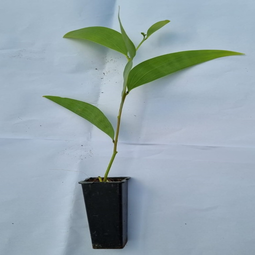
#> input picture Sample_pic/P6.png, 255 x 255 px, found by its file name
$ python dia_findshape.py
#> lines starting #> are read from the running program, lines starting #| are printed output that depends on the picture; after the words box and inside, x2 and y2 are one past the last pixel; in counts of white or black regions, pixels touching at a corner belong together
#Detect soil shape

import cv2
import numpy as np
from matplotlib import pyplot as plt

# reading image
img = cv2.imread('C://Users//derkm//Develop3//psqa//psqa2//Sample_pic//P6.png')
#> img is the input picture: shape (255, 255, 3); mean B, G, R 175.1, 166.6, 150

# converting image into grayscale image

# '''Start any shape finding'''
# gray = cv2.cvtColor(img, cv2.COLOR_BGR2GRAY)
# cv2.imshow('shapes', img)

# # setting threshold of gray image
# _, threshold = cv2.threshold(gray, 127, 255, cv2.THRESH_BINARY)

# # using a findContours() function
# contours, _ = cv2.findContours(
# 	threshold, cv2.RETR_TREE, cv2.CHAIN_APPROX_SIMPLE)

# i = 0

# # list for storing names of shapes
# for contour in contours:

# 	# here we are ignoring first counter because
# 	# findcontour function detects whole image as shape
# 	if i == 0:
# 		i = 1
# 		continue

# 	# cv2.approxPloyDP() function to approximate the shape
# 	approx = cv2.approxPolyDP(
# 		contour, 0.01 * cv2.arcLength(contour, True), True)

# 	# using drawContours() function
# 	cv2.drawContours(img, [contour], 0, (0, 0, 255), 5)

# 	# finding center point of shape
# 	M = cv2.moments(contour)
# 	if M['m00'] != 0.0:
# 		x = int(M['m10']/M['m00'])
# 		y = int(M['m01']/M['m00'])

# 	# putting shape name at center of each shape
# 	if len(approx) == 3:
# 		cv2.putText(img, 'Triangle', (x, y),
# 					cv2.FONT_HERSHEY_SIMPLEX, 0.6, (255, 255, 255), 2)

# 	elif len(approx) == 4:
# 		cv2.putText(img, 'Quadrilateral', (x, y),
# 					cv2.FONT_HERSHEY_SIMPLEX, 0.6, (255, 255, 255), 2)

# 	elif len(approx) == 5:
# 		cv2.putText(img, 'Pentagon', (x, y),
# 					cv2.FONT_HERSHEY_SIMPLEX, 0.6, (255, 255, 255), 2)

# 	elif len(approx) == 6:
# 		cv2.putText(img, 'Hexagon', (x, y),
# 					cv2.FONT_HERSHEY_SIMPLEX, 0.6, (255, 255, 255), 2)

# 	else:
# 		cv2.putText(img, 'circle', (x, y),
# 					cv2.FONT_HERSHEY_SIMPLEX, 0.6, (255, 255, 255), 2)

# # displaying the image after drawing contours
# cv2.imshow('shapes', img)

# cv2.waitKey(0)
# cv2.destroyAllWindows()
# '''End any shape finding'''


# Convert to Grayscale

def shape_detector(img):

	'''Detect shapes/polygons in image as some leaves are labelled as ellipses
	and can be isolated from image to count number of leaves

	Note:
		The python virtual evironment to be used is myenv.

    Examples:
        >>>green_detector(img)
        output: 4 windows will be opened and labelled accordingly

    Args:
        img: image=cv2.imread("//psqa//psqa2//Sample_pic//P6.png")


    Returns:
        image (img): images will only be opened when running python script and images will not be saved, command prompt will show number of shapes found

	'''

	gray = cv2.cvtColor(img, cv2.COLOR_BGR2GRAY)
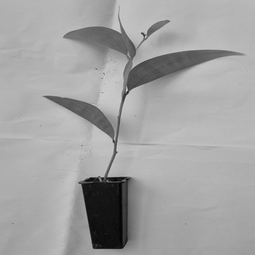
#> gray: shape (255, 255); min 1, max 209, mean 162.6
	invert = cv2.bitwise_not(gray)
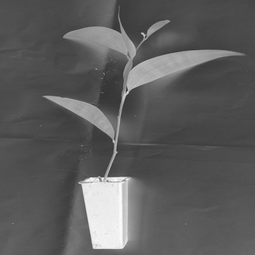
#> invert: shape (255, 255); min 46, max 254, mean 92.4
	cv2.imshow('Converted gray from RGB', gray)
	#cv2.imshow('Inverted gray', invert)

	_, th2 = cv2.threshold(invert, 0, 255, cv2.THRESH_BINARY + cv2.THRESH_OTSU)
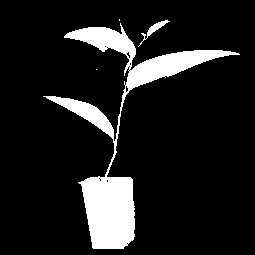
#> th2: shape (255, 255); 11.7% white; 4 white regions (2 under 20 px)
	cv2.imshow('After thresholding', th2)

	# Finding Contours
	# Use a copy of your image e.g. edged.copy(), since findContours alters the image
	contours, hierarchy = cv2.findContours(th2, cv2.RETR_LIST, cv2.CHAIN_APPROX_NONE)
#> contours = 15 contours, 13 with area under 20; largest, box (x1, y1, x2, y2) and area: (43, 23, 240, 249) 6978, (138, 20, 170, 47) 111

	# Draw all contours, note this overwrites the input image (inplace operation)
	# Use '-1' as the 3rd parameter to draw all
	cv2.drawContours(img, contours, -1, (0,255,0), thickness = 2)
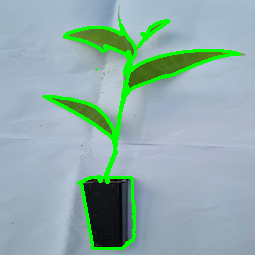
#> img: shape (255, 255, 3); 5.71% of pixels changed, all inside (x1, y1, x2, y2) = (42, 18, 241, 250)
	cv2.imshow('Contours overlaid on original image', img)

	print("Number of Contours found = " + str(len(contours)))
#| Number of Contours found = 15

	i = 0

	# list for storing names of shapes
	for contour in contours:

		# here we are ignoring first counter because
		# findcontour function detects whole image as shape
		if i == 0:
			i = 1
			continue

		# cv2.approxPloyDP() function to approximate the shape
		approx = cv2.approxPolyDP(
			contour, 0.01 * cv2.arcLength(contour, True), True)

		# using drawContours() function
		cv2.drawContours(img, [contour], 0, (0, 0, 255), 5)

		# finding center point of shape
		M = cv2.moments(contour)
		if M['m00'] != 0.0:
			x = int(M['m10']/M['m00'])
			y = int(M['m01']/M['m00'])

		# putting shape name at center of each shape
		if len(approx) == 3:
			cv2.putText(img, 'Triangle', (x, y),
						cv2.FONT_HERSHEY_SIMPLEX, 0.6, (0, 0, 0), 2)

		elif len(approx) == 4:
			cv2.putText(img, 'Quadrilateral', (x, y),
						cv2.FONT_HERSHEY_SIMPLEX, 0.6, (0, 0, 0), 2)

		elif len(approx) == 5:
			cv2.putText(img, 'Pentagon', (x, y),
						cv2.FONT_HERSHEY_SIMPLEX, 0.6, (0, 0, 0), 2)

		elif len(approx) == 6:
			cv2.putText(img, 'Hexagon', (x, y),
						cv2.FONT_HERSHEY_SIMPLEX, 0.6, (0, 0, 0), 2)

		else:
			cv2.putText(img, 'circle', (x, y),
						cv2.FONT_HERSHEY_SIMPLEX, 0.6, (0, 0, 0), 2)
#> this loop made 15 passes
#> (approx, x, y) on passes 4, 6, 8, 11, 12: ([[98, 178], [99, 177], [100, 178], [99, 179]], 99, 178), ([[128, 70], [129, 69], [130, 70], [129, 71]], 129, 70), ([[128, 66], [129, 65], [130, 66], [129, 67]], 129, 66), ([[106, 47], [107, 46], [108, 47], [107, 48]], 107, 47), ([[104, 46], [105, 45], [106, 46], [105, 47]], 105, 46)
#> (x, y) on passes 2, 3, 5, 9, 10, 13: (107, 180), (100, 179), (126, 88), (130, 63), (128, 54), (120, 135)
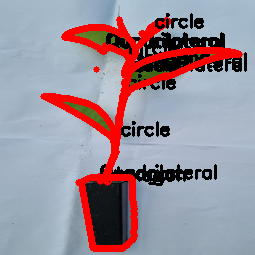
#> img: shape (255, 255, 3); 16.76% of pixels changed, all inside (x1, y1, x2, y2) = (40, 13, 247, 252)
#> after the loop, i = 1

	# displaying the image after drawing contours
	cv2.imshow('shapes', img)

	cv2.waitKey(0)
	cv2.destroyAllWindows()

shape_detector(img=img)
